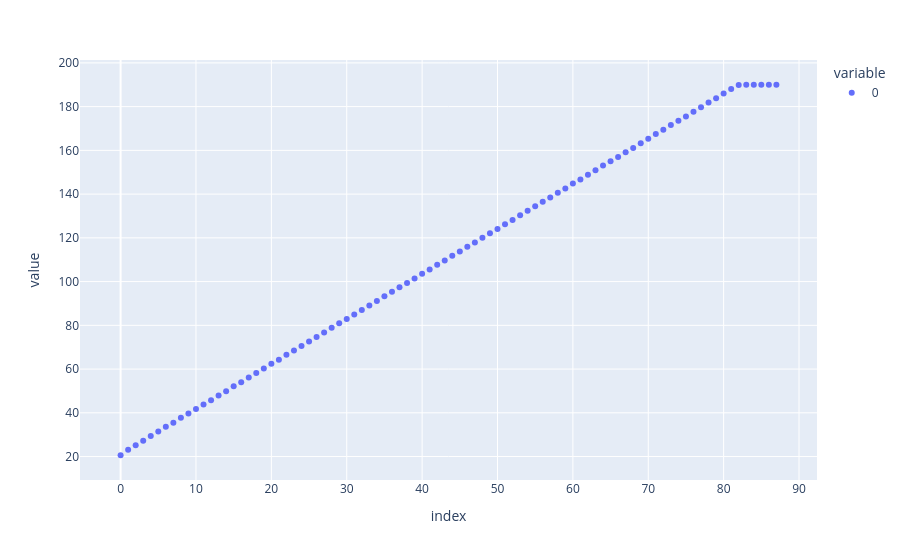

Write notebook code for a chart like this one.
### Code cell
T = Cu_05_heat.get_T_profile()
px.scatter(T)

### Figure 1 — Plotly figure (JSON) as saved in the notebook; plotly's stock layout.template omitted (floating-point values rounded to 4 significant figures)
{"data": [{"hovertemplate": "variable=0<br>index=%{x}<br>value=%{y}<extra></extra>", "legendgroup": "0", "marker": {"color": "#636efa", "symbol": "circle"}, "mode": "markers", "name": "0", "orientation": "v", "showlegend": true, "type": "scatter", "x": [0, 1, 2, 3, 4, 5, 6, 7, 8, 9, 10, 11, 12, 13, 14, 15, 16, 17, 18, 19, 20, 21, 22, 23, 24, 25, 26, 27, 28, 29, 30, 31, 32, 33, 34, 35, 36, 37, 38, 39, 40, 41, 42, 43, 44, 45, 46, 47, 48, 49, 50, 51, 52, 53, 54, 55, 56, 57, 58, 59, 60, 61, 62, 63, 64, 65, 66, 67, 68, 69, 70, 71, 72, 73, 74, 75, 76, 77, 78, 79, 80, 81, 82, 83, 84, 85, 86, 87], "xaxis": "x", "y": [20.6, 23.1, 25.2, 27.2, 29.4, 31.5, 33.6, 35.5, 37.7, 39.7, 41.7, 43.8, 45.8, 47.9, 49.9, 52.1, 54.0, 56.2, 58.2, 60.3, 62.4, 64.3, 66.5, 68.5, 70.6, 72.6, 74.7, 76.7, 78.9, 80.9, 82.9, 85.0, 87.0, 89.1, 91.1, 93.3, 95.3, 97.4, 99.4, 101.4, 103.6, 105.5, 107.7, 109.6, 111.8, 113.8, 115.9, 117.9, 120.1, 122.1, 124.0, 126.2, 128.2, 130.3, 132.4, 134.5, 136.5, 138.5, 140.6, 142.6, 144.8, 146.7, 148.9, 150.9, 153.1, 155.0, 157.0, 159.1, 161.1, 163.3, 165.3, 167.5, 169.4, 171.6, 173.5, 175.5, 177.7, 179.7, 181.9, 183.8, 186.0, 188.0, 189.9, 190.0, 190.0, 190.0, 190.0, 190.0], "yaxis": "y"}], "layout": {"legend": {"title": {"text": "variable"}, "tracegroupgap": 0}, "margin": {"t": 60}, "xaxis": {"anchor": "y", "domain": [0, 1], "title": {"text": "index"}}, "yaxis": {"anchor": "x", "domain": [0, 1], "title": {"text": "value"}}}}
